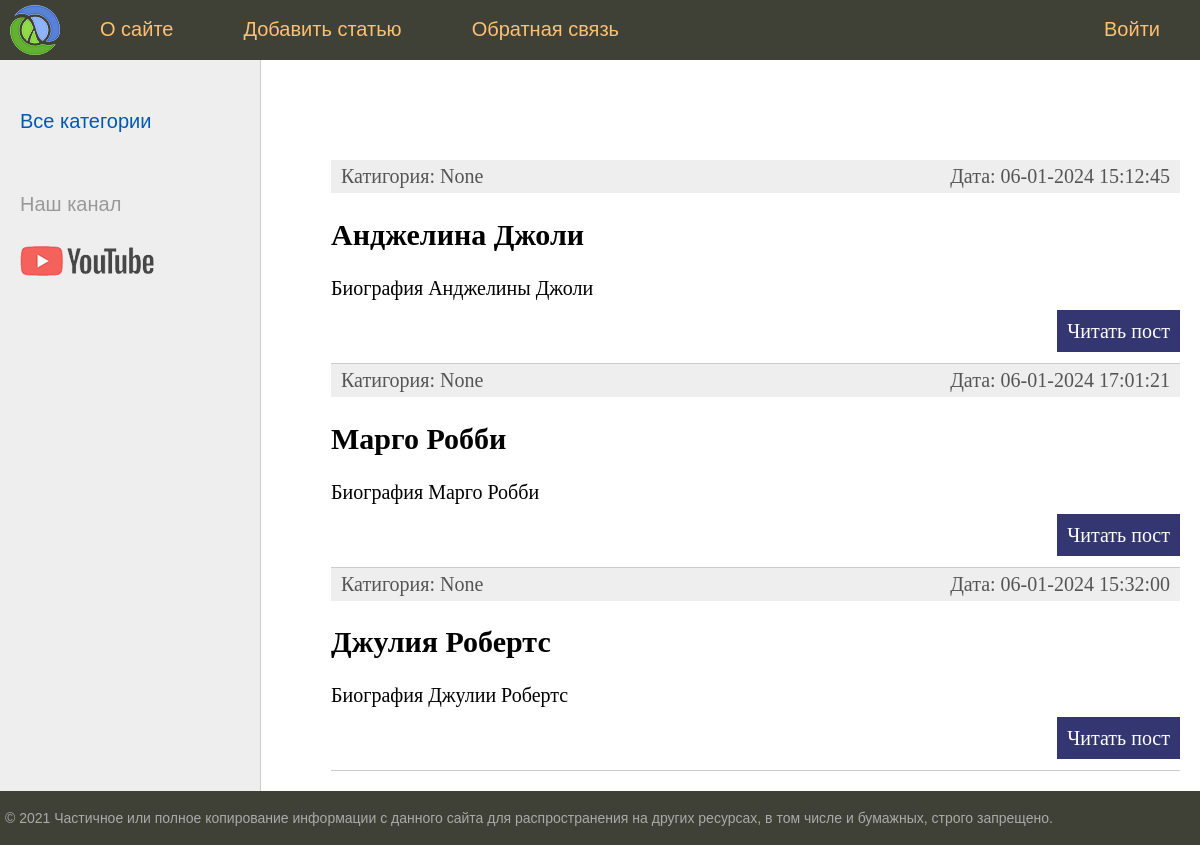
/, run on an earlier commit of the app's database.
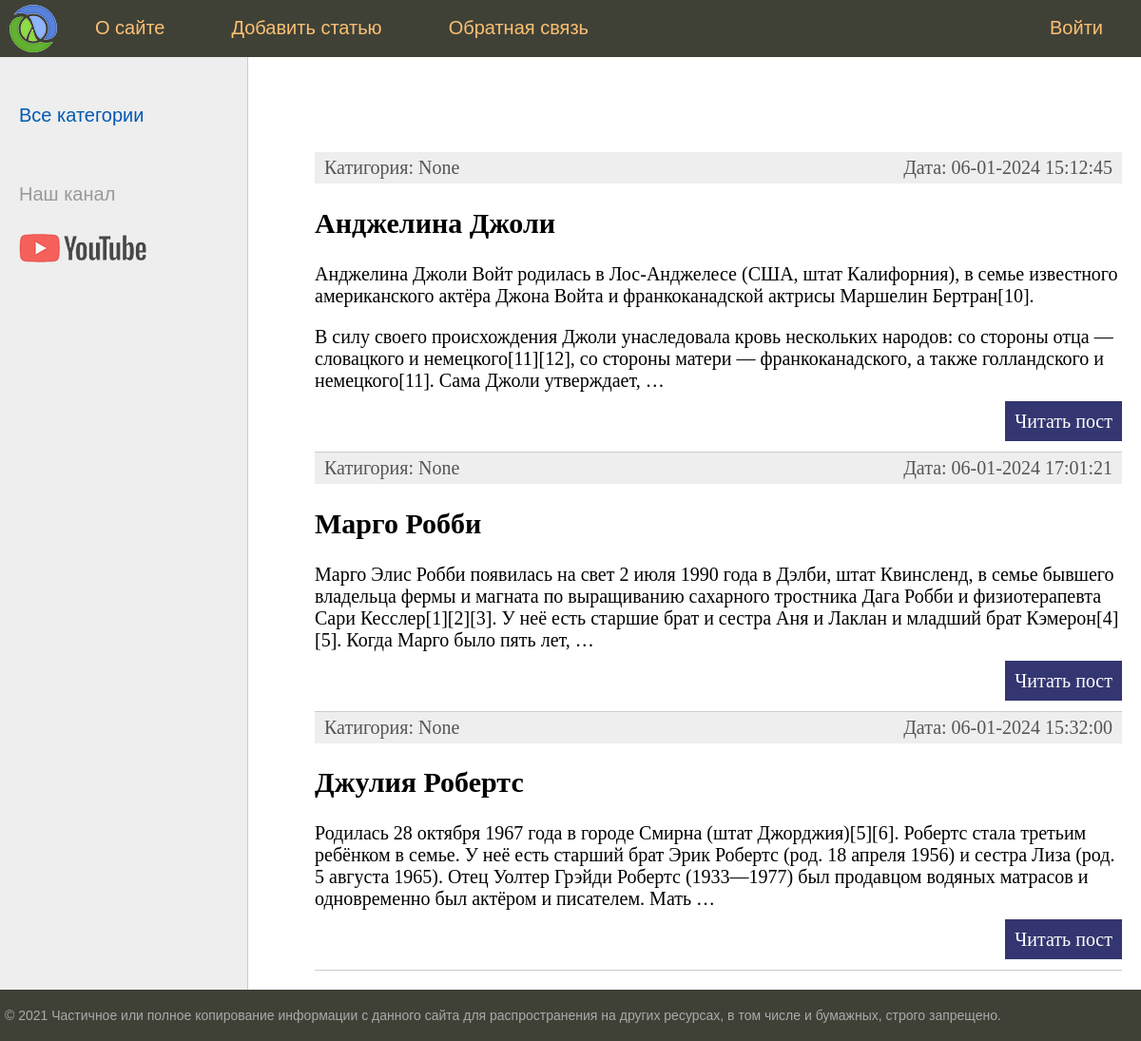
And on a later commit of the database.
### women/models.py (models this page shows, shortened)
class Women(models.Model):
    title = models.CharField(max_length=255, verbose_name="Заголовок")
    content = models.TextField(blank=True, verbose_name="Текст статьи")
    photo = models.ImageField(upload_to="photos/%Y/%m/%d/", verbose_name="Фото")
    time_create = models.DateTimeField(auto_now_add=True, verbose_name="Время создания")
    time_update = models.DateTimeField(auto_now=True, verbose_name="Время изменения")
    is_published = models.BooleanField(default=True, verbose_name="Публикация")
    cat = models.ForeignKey('Category', on_delete=models.PROTECT, null=True, verbose_name="Категории")
    def get_absolute_url(self):
        return reverse('post', kwargs={'post_id': self.pk})
    class Meta:
        verbose_name = 'Известные женщины'
        verbose_name_plural = 'Известные женщины'
        ordering = ['time_create', 'title']

### women/views.py (the view)
# urls.py: path('', index, name='home'), #http://127.0.0.1:8000/
def index(request):
    posts = Women.objects.all()
    cats = Category.objects.all()
    context = {
        'posts': posts,
        'cats': cats,
        'menu': menu,
        'title': 'Главная страница',
        'cat_selected': 0,
    }
    return render(request, 'women/index.html', context=context)

### women/templates/women/index.html (shortened to what this page needs)
{% extends 'women/base.html' %}
{% block content %}
<ul class="list-articles">
	{% for p in posts %}
			<li><div class="article-panel">
	<p class="first">Катигория: {{p.cat}}</p>
	<p class="last">Дата: {{p.time_update|date:"d-m-Y H:i:s"}}</p>
</div>
				<h2>{{p.title}}</h2>
	{% autoescape on %}
	{{p.content|linebreaks|truncatewords:50}}
	{% endautoescape %}
			<p class="link-read-post"><a href="{{ p.get_absolute_url }}">Читать пост</a></p>
			</li>
	{% endfor %}
</ul>
{% endblock %}

### women/templates/women/base.html (shortened to what this page needs)
{% load static %}
<!DOCTYPE html>
<html>
<head>
	<link type="text/css" href="{% static 'women/css/styles.css' %}" rel="stylesheet" />
</head>
<body>
<table class="table-page" border=0 cellpadding="0" cellspacing="0">
<tr><td valign=top>
{% block mainmenu %}
		<div class="header">
			<ul id="mainmenu" class="mainmenu">
			<li class="logo"><a href="{% url 'home' %}"><div class="logo"></div></a></li>
{% for m in menu %}
	{% if not forloop.last %}
			<li><a href="{% url m.url_name %}">{{m.title}}</a></li>
	{% else %}
			<li class="last"><a href="{% url m.url_name %}">{{m.title}}</a></li>
	{% endif %}
{% endfor %}
			</ul>
		</div>
{% endblock mainmenu %}
<table class="table-content" border=0 cellpadding="0" cellspacing="0">
<tr>
	<td valign="top" class="left-chapters">
	<ul id="leftchapters">
{% if cat_selected == 0 %}
		<li class="selected">Все категории</li>
{% else %}
		<li><a href="{% url 'home' %}">Все категории</a></li>
{% endif %}
		<li class="share">
		<p>Наш канал</p>
		<a class="share-yt" href="https://www.youtube.com/channel/UClJzWfGWuGJL2t-3dYKcHTA/playlists" target="_blank" rel="nofollow"></a>
		</li>
	</ul>
</td>
<td valign="top" class="content">
	<div class="content-text">
{% block content %}
{% endblock %}
	</div>
</td></tr></table>
</td></tr>
<tr><td valign=top>
	<div id="footer">
		<p>&copy; 2021 Частичное или полное копирование информации с данного сайта для распространения на других ресурсах, в том числе и бумажных, строго запрещено.</p>
	</div>
</td></tr></table>
</body>
</html>

### women/static/women/css/styles.css (style rules this page uses)
html, body { font-family: 'Arial'; margin: 0; padding: 0; height: 100%; width: 100%; color: #444; }
a { color: #0059b2; text-decoration: none; }
p.link-read-post { text-align: right; }
p.link-read-post a { padding: 10px; min-width: 100px; background: #333671; color: #fff; text-decoration: none; }
div.article-panel { background: #eee; padding: 5px 10px 5px 10px; box-sizing: border-box; overflow: hidden; color: #555; }
div.article-panel p.first { margin: 0; float: left; }
div.article-panel p.last { margin: 0; float: right; }
ul.list-articles { list-style: none; margin: 0; padding: 0; }
ul.list-articles li { border-bottom: 1px solid #ccc; }
.table-page { width: 100%; height: 100%; vertical-align: top; }
.table-page tr { height: 100%; }
.header { background: #3F4137; height: 60px; }
.logo { background: url('../images/logo.png') no-repeat 10px 5px; width: 70px; height: 60px; }
ul.mainmenu { list-style: none; margin: 0; padding: 0; height: 60px; color: #fdc073; font-size: 20px; overflow: hidden; }
ul.mainmenu li { float: left; margin: 18px 40px 0 30px; }
ul.mainmenu li.logo { margin: 0; }
ul.mainmenu li.last { float: right; }
ul.mainmenu li a { color: #fdc073; text-decoration: none; }
.table-content { width: 100%; min-height: 100%; height: 100%; }
.left-chapters { margin: 0; background: #eee; border-right: 1px solid #ccc; min-height: 100%; }
.left-chapters ul { width: 230px; min-height: 100%; margin: 0; padding: 20px 10px 10px 20px; list-style: none; font-size: 20px; }
.left-chapters ul li { margin: 30px 0 0 0; color: #999; }
.left-chapters ul li.selected { color: #0059b2; }
.left-chapters ul li a { color: #444; text-decoration: none; }
.left-chapters ul li.share { margin: 60px 0 0 0; }
.left-chapters ul li.share p { margin: 30px 0 30px 0; }
.left-chapters ul li.share a { display: inline-block; width: 40px; height: 40px; margin: 0 20px 0 0; }
.left-chapters ul li.share a.share-yt { width: 100%; height: 30px; background: url('../images/share_yt.png') no-repeat 0 0 }
.content { padding: 40px 20px 20px 40px; width: 100%; box-sizing: border-box; }
.content-text { margin: 60px 0 0 30px; color: #000; font-size: 20px; font-family: Yandex Sans Display Light; }
#footer { box-sizing: border-box; background: #3F4137; padding: 5px; color: #aaa; font-size: 14px; font-family: Verdana, Geneva, Arial, Helvetica; text-align: left; overflow: hidden; }

What changed in the data, as far as the page shows it:
changed Women "Анджелина Джоли": content "Биография Анджелины Джоли" → "Анджелина Джоли Войт родилась в Лос-Анджелесе (США, штат Калифорния), в семье известного американского актёра Джона Войта и франкоканадской актрисы Маршелин Бертран[10]. В силу своего происхождения Джоли унаследовала кровь нескольких народов: со стороны отца — словацкого и немецкого[11][12], со стороны матери — франкоканадского, а также голландского и немецкого[11]. Сама Джоли утверждает, …"
changed Women "Марго Робби": content "Биография Марго Робби" → "Марго Элис Робби появилась на свет 2 июля 1990 года в Дэлби, штат Квинсленд, в семье бывшего владельца фермы и магната по выращиванию сахарного тростника Дага Робби и физиотерапевта Сари Кесслер[1][2][3]. У неё есть старшие брат и сестра Аня и Лаклан и младший брат Кэмерон[4][5]. Когда Марго было пять лет, …"
changed Women "Джулия Робертс": content "Биография Джулии Робертс" → "Родилась 28 октября 1967 года в городе Смирна (штат Джорджия)[5][6]. Робертс стала третьим ребёнком в семье. У неё есть старший брат Эрик Робертс (род. 18 апреля 1956) и сестра Лиза (род. 5 августа 1965). Отец Уолтер Грэйди Робертс (1933—1977) был продавцом водяных матрасов и одновременно был актёром и писателем. Мать …"
